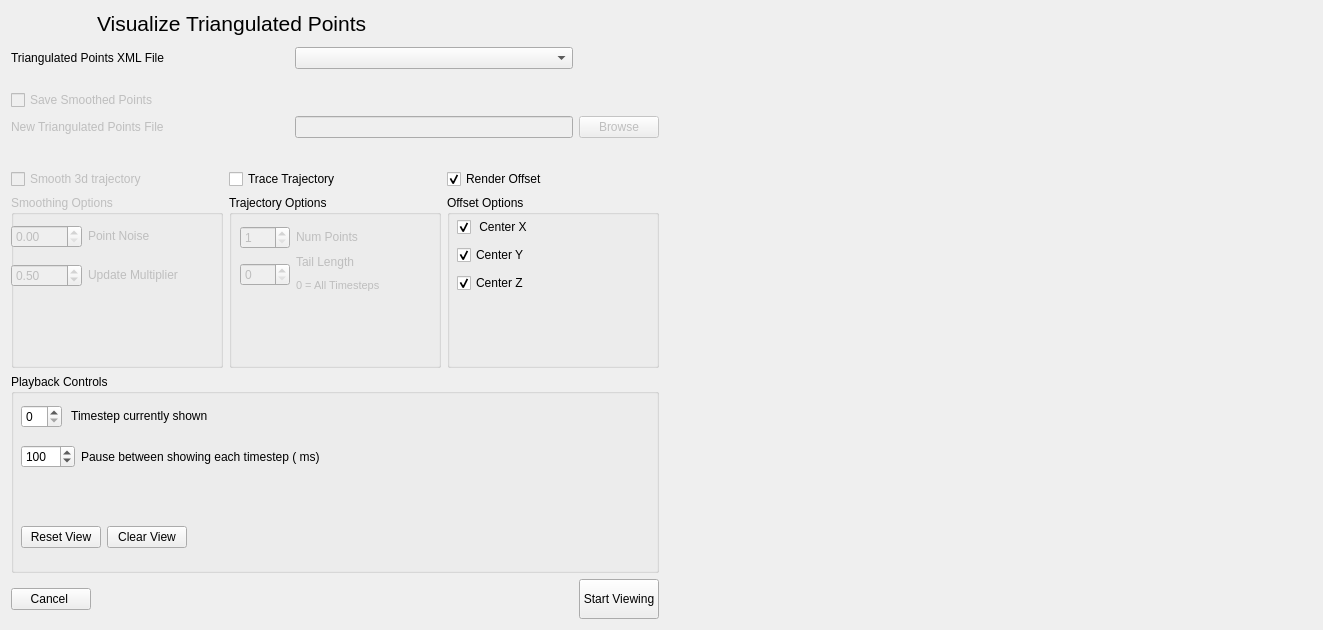
<?xml version="1.0" encoding="UTF-8"?>
<ui version="4.0">
 <class>VisualizationDialog</class>
 <widget class="QDialog" name="VisualizationDialog">
  <property name="geometry">
   <rect>
    <x>0</x>
    <y>0</y>
    <width>1323</width>
    <height>630</height>
   </rect>
  </property>
  <property name="windowTitle">
   <string>Dialog</string>
  </property>
  <layout class="QGridLayout" name="gridLayout_12">
   <item row="0" column="0">
    <layout class="QGridLayout" name="gridLayout_11">
     <item row="0" column="0" rowspan="2">
      <layout class="QGridLayout" name="gridLayout_4">
       <item row="0" column="1">
        <widget class="QLabel" name="label_8">
         <property name="sizePolicy">
          <sizepolicy hsizetype="Minimum" vsizetype="Fixed">
           <horstretch>0</horstretch>
           <verstretch>0</verstretch>
          </sizepolicy>
         </property>
         <property name="font">
          <font>
           <pointsize>16</pointsize>
          </font>
         </property>
         <property name="text">
          <string>Visualize Triangulated Points</string>
         </property>
        </widget>
       </item>
       <item row="1" column="0" colspan="3">
        <layout class="QGridLayout" name="gridLayout">
         <item row="4" column="0">
          <widget class="QLabel" name="label_triPointFileNew">
           <property name="enabled">
            <bool>false</bool>
           </property>
           <property name="text">
            <string>New Triangulated Points File</string>
           </property>
          </widget>
         </item>
         <item row="0" column="0">
          <spacer name="verticalSpacer_2">
           <property name="orientation">
            <enum>Qt::Vertical</enum>
           </property>
           <property name="sizeType">
            <enum>QSizePolicy::Fixed</enum>
           </property>
           <property name="sizeHint" stdset="0">
            <size>
             <width>20</width>
             <height>5</height>
            </size>
           </property>
          </spacer>
         </item>
         <item row="5" column="0">
          <spacer name="verticalSpacer_3">
           <property name="orientation">
            <enum>Qt::Vertical</enum>
           </property>
           <property name="sizeType">
            <enum>QSizePolicy::Fixed</enum>
           </property>
           <property name="sizeHint" stdset="0">
            <size>
             <width>20</width>
             <height>25</height>
            </size>
           </property>
          </spacer>
         </item>
         <item row="2" column="0">
          <spacer name="verticalSpacer">
           <property name="orientation">
            <enum>Qt::Vertical</enum>
           </property>
           <property name="sizeType">
            <enum>QSizePolicy::Fixed</enum>
           </property>
           <property name="sizeHint" stdset="0">
            <size>
             <width>20</width>
             <height>15</height>
            </size>
           </property>
          </spacer>
         </item>
         <item row="4" column="2">
          <widget class="QPushButton" name="pushButton_triPointFileNew">
           <property name="enabled">
            <bool>false</bool>
           </property>
           <property name="sizePolicy">
            <sizepolicy hsizetype="Fixed" vsizetype="Fixed">
             <horstretch>0</horstretch>
             <verstretch>0</verstretch>
            </sizepolicy>
           </property>
           <property name="text">
            <string>Browse</string>
           </property>
           <property name="flat">
            <bool>false</bool>
           </property>
          </widget>
         </item>
         <item row="4" column="1">
          <widget class="QLineEdit" name="lineEdit_triPointFileNew">
           <property name="enabled">
            <bool>false</bool>
           </property>
           <property name="sizePolicy">
            <sizepolicy hsizetype="Preferred" vsizetype="Fixed">
             <horstretch>0</horstretch>
             <verstretch>0</verstretch>
            </sizepolicy>
           </property>
          </widget>
         </item>
         <item row="3" column="0">
          <widget class="QCheckBox" name="checkBox_triPointFileNew">
           <property name="enabled">
            <bool>false</bool>
           </property>
           <property name="text">
            <string>Save Smoothed Points</string>
           </property>
          </widget>
         </item>
         <item row="1" column="0">
          <widget class="QLabel" name="label_3">
           <property name="text">
            <string>Triangulated Points XML File</string>
           </property>
          </widget>
         </item>
         <item row="1" column="1">
          <widget class="QComboBox" name="fileSelectionBox"/>
         </item>
        </layout>
       </item>
       <item row="4" column="2">
        <widget class="QPushButton" name="pushButton_view">
         <property name="sizePolicy">
          <sizepolicy hsizetype="Fixed" vsizetype="Fixed">
           <horstretch>0</horstretch>
           <verstretch>0</verstretch>
          </sizepolicy>
         </property>
         <property name="minimumSize">
          <size>
           <width>80</width>
           <height>40</height>
          </size>
         </property>
         <property name="text">
          <string>Start Viewing</string>
         </property>
        </widget>
       </item>
       <item row="3" column="0" colspan="3">
        <widget class="QGroupBox" name="groupBox_4">
         <property name="sizePolicy">
          <sizepolicy hsizetype="Minimum" vsizetype="Minimum">
           <horstretch>0</horstretch>
           <verstretch>0</verstretch>
          </sizepolicy>
         </property>
         <property name="title">
          <string>Playback Controls</string>
         </property>
         <property name="flat">
          <bool>false</bool>
         </property>
         <property name="checkable">
          <bool>false</bool>
         </property>
         <widget class="QWidget" name="layoutWidget">
          <property name="geometry">
           <rect>
            <x>10</x>
            <y>31</y>
            <width>381</width>
            <height>143</height>
           </rect>
          </property>
          <layout class="QFormLayout" name="formLayout">
           <property name="sizeConstraint">
            <enum>QLayout::SetMinimumSize</enum>
           </property>
           <item row="0" column="0">
            <layout class="QHBoxLayout" name="horizontalLayout_2">
             <item>
              <widget class="QSpinBox" name="spinBox_viewTimestep"/>
             </item>
             <item>
              <widget class="QLabel" name="label_2">
               <property name="sizePolicy">
                <sizepolicy hsizetype="Minimum" vsizetype="Fixed">
                 <horstretch>0</horstretch>
                 <verstretch>0</verstretch>
                </sizepolicy>
               </property>
               <property name="text">
                <string> Timestep currently shown</string>
               </property>
              </widget>
             </item>
            </layout>
           </item>
           <item row="2" column="0">
            <layout class="QHBoxLayout" name="horizontalLayout_3">
             <item>
              <widget class="QSpinBox" name="spinBox_waitTime">
               <property name="minimum">
                <number>0</number>
               </property>
               <property name="maximum">
                <number>5000</number>
               </property>
               <property name="singleStep">
                <number>10</number>
               </property>
               <property name="value">
                <number>100</number>
               </property>
              </widget>
             </item>
             <item>
              <widget class="QLabel" name="label_4">
               <property name="text">
                <string>Pause between showing each timestep ( ms)</string>
               </property>
              </widget>
             </item>
            </layout>
           </item>
           <item row="4" column="0">
            <layout class="QHBoxLayout" name="horizontalLayout">
             <item>
              <widget class="QPushButton" name="pushButton_resetView">
               <property name="text">
                <string>Reset View</string>
               </property>
              </widget>
             </item>
             <item>
              <widget class="QPushButton" name="pushButton_viewClear">
               <property name="text">
                <string>Clear View</string>
               </property>
              </widget>
             </item>
            </layout>
           </item>
           <item row="1" column="0">
            <spacer name="verticalSpacer_5">
             <property name="orientation">
              <enum>Qt::Vertical</enum>
             </property>
             <property name="sizeType">
              <enum>QSizePolicy::Fixed</enum>
             </property>
             <property name="sizeHint" stdset="0">
              <size>
               <width>20</width>
               <height>5</height>
              </size>
             </property>
            </spacer>
           </item>
           <item row="3" column="0">
            <spacer name="verticalSpacer_6">
             <property name="orientation">
              <enum>Qt::Vertical</enum>
             </property>
             <property name="sizeHint" stdset="0">
              <size>
               <width>20</width>
               <height>10</height>
              </size>
             </property>
            </spacer>
           </item>
          </layout>
         </widget>
        </widget>
       </item>
       <item row="4" column="0">
        <widget class="QPushButton" name="pushButton_cancel">
         <property name="text">
          <string>Cancel </string>
         </property>
        </widget>
       </item>
       <item row="4" column="1">
        <spacer name="horizontalSpacer_2">
         <property name="orientation">
          <enum>Qt::Horizontal</enum>
         </property>
         <property name="sizeType">
          <enum>QSizePolicy::MinimumExpanding</enum>
         </property>
         <property name="sizeHint" stdset="0">
          <size>
           <width>220</width>
           <height>20</height>
          </size>
         </property>
        </spacer>
       </item>
       <item row="2" column="0" colspan="3">
        <layout class="QGridLayout" name="gridLayout_2">
         <item row="0" column="0">
          <widget class="QCheckBox" name="checkBox_smooth">
           <property name="enabled">
            <bool>false</bool>
           </property>
           <property name="text">
            <string>Smooth 3d trajectory</string>
           </property>
           <property name="checkable">
            <bool>false</bool>
           </property>
          </widget>
         </item>
         <item row="0" column="1">
          <widget class="QCheckBox" name="checkBox_trace">
           <property name="text">
            <string>Trace Trajectory</string>
           </property>
          </widget>
         </item>
         <item row="0" column="2">
          <widget class="QCheckBox" name="checkBox_renderOffset">
           <property name="text">
            <string>Render Offset</string>
           </property>
           <property name="checked">
            <bool>true</bool>
           </property>
          </widget>
         </item>
         <item row="1" column="0">
          <widget class="QGroupBox" name="groupBox">
           <property name="enabled">
            <bool>false</bool>
           </property>
           <property name="sizePolicy">
            <sizepolicy hsizetype="Minimum" vsizetype="Preferred">
             <horstretch>0</horstretch>
             <verstretch>0</verstretch>
            </sizepolicy>
           </property>
           <property name="minimumSize">
            <size>
             <width>120</width>
             <height>0</height>
            </size>
           </property>
           <property name="title">
            <string>Smoothing Options</string>
           </property>
           <widget class="QLabel" name="label">
            <property name="geometry">
             <rect>
              <x>80</x>
              <y>70</y>
              <width>67</width>
              <height>17</height>
             </rect>
            </property>
            <property name="text">
             <string/>
            </property>
           </widget>
           <widget class="QWidget" name="layoutWidget">
            <property name="geometry">
             <rect>
              <x>0</x>
              <y>20</y>
              <width>197</width>
              <height>83</height>
             </rect>
            </property>
            <layout class="QGridLayout" name="gridLayout_3">
             <item row="0" column="0">
              <widget class="QDoubleSpinBox" name="doubleSpinBox_pointNoise">
               <property name="enabled">
                <bool>false</bool>
               </property>
              </widget>
             </item>
             <item row="1" column="0">
              <widget class="QDoubleSpinBox" name="doubleSpinBox_updateMultiplier">
               <property name="enabled">
                <bool>false</bool>
               </property>
               <property name="maximum">
                <double>3.000000000000000</double>
               </property>
               <property name="singleStep">
                <double>0.010000000000000</double>
               </property>
               <property name="value">
                <double>0.500000000000000</double>
               </property>
              </widget>
             </item>
             <item row="0" column="1">
              <widget class="QLabel" name="label_pointNoise">
               <property name="enabled">
                <bool>false</bool>
               </property>
               <property name="sizePolicy">
                <sizepolicy hsizetype="Minimum" vsizetype="Fixed">
                 <horstretch>0</horstretch>
                 <verstretch>0</verstretch>
                </sizepolicy>
               </property>
               <property name="text">
                <string>Point Noise</string>
               </property>
              </widget>
             </item>
             <item row="1" column="1">
              <widget class="QLabel" name="label_updateMultiplier">
               <property name="enabled">
                <bool>false</bool>
               </property>
               <property name="sizePolicy">
                <sizepolicy hsizetype="Minimum" vsizetype="Fixed">
                 <horstretch>0</horstretch>
                 <verstretch>0</verstretch>
                </sizepolicy>
               </property>
               <property name="minimumSize">
                <size>
                 <width>120</width>
                 <height>0</height>
                </size>
               </property>
               <property name="text">
                <string>Update Multiplier</string>
               </property>
              </widget>
             </item>
            </layout>
           </widget>
          </widget>
         </item>
         <item row="1" column="1">
          <widget class="QGroupBox" name="groupBox_2">
           <property name="sizePolicy">
            <sizepolicy hsizetype="Minimum" vsizetype="Preferred">
             <horstretch>0</horstretch>
             <verstretch>0</verstretch>
            </sizepolicy>
           </property>
           <property name="title">
            <string>Trajectory Options</string>
           </property>
           <widget class="QWidget" name="layoutWidget">
            <property name="geometry">
             <rect>
              <x>11</x>
              <y>31</y>
              <width>146</width>
              <height>69</height>
             </rect>
            </property>
            <layout class="QGridLayout" name="gridLayout_5">
             <item row="0" column="0">
              <widget class="QSpinBox" name="spinBox_numTrajPoints">
               <property name="enabled">
                <bool>false</bool>
               </property>
               <property name="minimum">
                <number>1</number>
               </property>
               <property name="value">
                <number>1</number>
               </property>
              </widget>
             </item>
             <item row="0" column="1">
              <widget class="QLabel" name="label_numTrajPoints">
               <property name="enabled">
                <bool>false</bool>
               </property>
               <property name="sizePolicy">
                <sizepolicy hsizetype="Minimum" vsizetype="Fixed">
                 <horstretch>0</horstretch>
                 <verstretch>0</verstretch>
                </sizepolicy>
               </property>
               <property name="text">
                <string>Num Points</string>
               </property>
              </widget>
             </item>
             <item row="1" column="0" rowspan="2">
              <widget class="QSpinBox" name="spinBox_trajTailLength">
               <property name="enabled">
                <bool>false</bool>
               </property>
              </widget>
             </item>
             <item row="1" column="1">
              <widget class="QLabel" name="label_trajTailLength">
               <property name="enabled">
                <bool>false</bool>
               </property>
               <property name="sizePolicy">
                <sizepolicy hsizetype="Minimum" vsizetype="Fixed">
                 <horstretch>0</horstretch>
                 <verstretch>0</verstretch>
                </sizepolicy>
               </property>
               <property name="text">
                <string>Tail Length</string>
               </property>
              </widget>
             </item>
             <item row="2" column="1">
              <widget class="QLabel" name="label_trajTailLengthNote">
               <property name="enabled">
                <bool>false</bool>
               </property>
               <property name="font">
                <font>
                 <pointsize>8</pointsize>
                </font>
               </property>
               <property name="text">
                <string>0 = All Timesteps  </string>
               </property>
              </widget>
             </item>
            </layout>
           </widget>
          </widget>
         </item>
         <item row="1" column="2">
          <widget class="QGroupBox" name="groupBox_3">
           <property name="sizePolicy">
            <sizepolicy hsizetype="Minimum" vsizetype="Preferred">
             <horstretch>0</horstretch>
             <verstretch>0</verstretch>
            </sizepolicy>
           </property>
           <property name="title">
            <string>Offset Options</string>
           </property>
           <widget class="QWidget" name="layoutWidget">
            <property name="geometry">
             <rect>
              <x>10</x>
              <y>20</y>
              <width>91</width>
              <height>83</height>
             </rect>
            </property>
            <layout class="QVBoxLayout" name="verticalLayout">
             <item>
              <widget class="QCheckBox" name="checkBox_centerX">
               <property name="enabled">
                <bool>true</bool>
               </property>
               <property name="text">
                <string> Center X</string>
               </property>
               <property name="checked">
                <bool>true</bool>
               </property>
              </widget>
             </item>
             <item>
              <widget class="QCheckBox" name="checkBox_centerY">
               <property name="enabled">
                <bool>true</bool>
               </property>
               <property name="text">
                <string>Center Y</string>
               </property>
               <property name="checked">
                <bool>true</bool>
               </property>
              </widget>
             </item>
             <item>
              <widget class="QCheckBox" name="checkBox_centerZ">
               <property name="enabled">
                <bool>true</bool>
               </property>
               <property name="text">
                <string>Center Z</string>
               </property>
               <property name="checked">
                <bool>true</bool>
               </property>
              </widget>
             </item>
            </layout>
           </widget>
          </widget>
         </item>
        </layout>
       </item>
      </layout>
     </item>
     <item row="0" column="1">
      <widget class="QVTKWidget" name="qvtkwidget" native="true">
       <property name="sizePolicy">
        <sizepolicy hsizetype="Expanding" vsizetype="Expanding">
         <horstretch>0</horstretch>
         <verstretch>0</verstretch>
        </sizepolicy>
       </property>
       <property name="minimumSize">
        <size>
         <width>400</width>
         <height>400</height>
        </size>
       </property>
      </widget>
     </item>
    </layout>
   </item>
  </layout>
 </widget>
 <customwidgets>
  <customwidget>
   <class>QVTKWidget</class>
   <extends>QWidget</extends>
   <header>QVTKWidget.h</header>
   <container>1</container>
  </customwidget>
 </customwidgets>
 <resources/>
 <connections/>
</ui>
